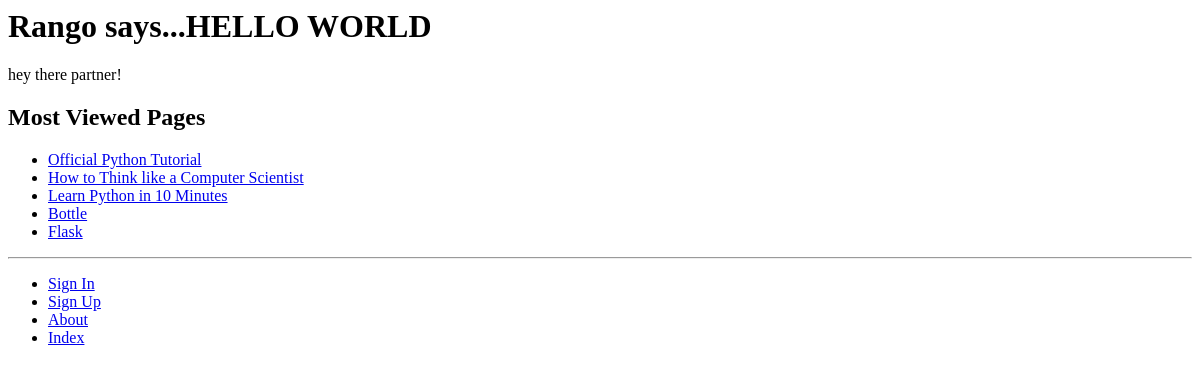
/, run on an earlier commit of the app's database.
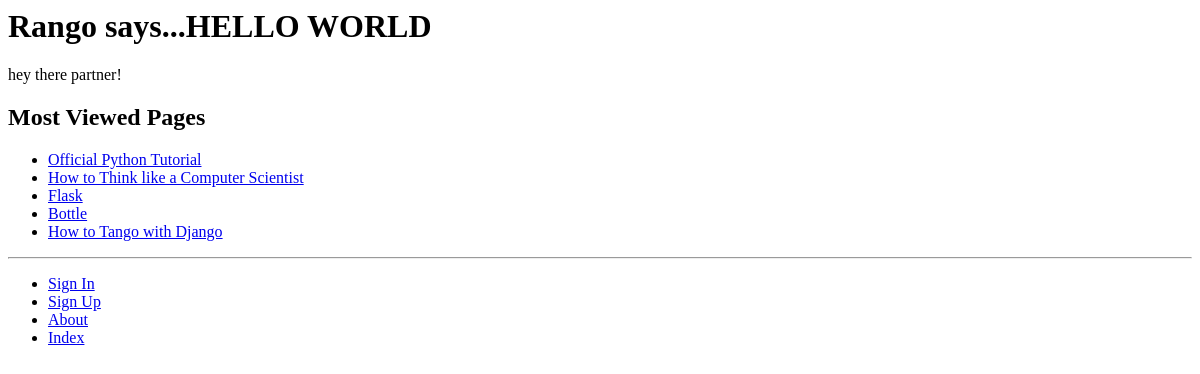
And on a later commit of the database.
### rango/models.py (models this page shows, shortened)
class Page(models.Model):
    category = models.ForeignKey(Category)
    title = models.CharField(max_length=128)
    url = models.URLField()
    views = models.IntegerField(default=0)

### rango/views.py (the view)
# urls.py: url(r'^$', views.index, name='index'),
def index(request):
    category_list = Category.objects.order_by('-likes')[:5]
    page_list = Page.objects.order_by('-views')[:5]
    context_dict = {'categories': category_list, 'pages': page_list}
    return render(request, 'rango/index.html', context_dict)

### templates/rango/index.html (shortened to what this page needs)
{% extends 'rango/base.html' %}
{% load staticfiles %}
{% block body_block %}
    <h1>Rango says...HELLO WORLD</h1>
    {% if user.is_authenticated %}
        howdy {{ user.username }}!
    {% else %}
        hey there partner!
    {% endif %}
     <h2>Most Viewed Pages</h2>
     <div>
        {% if pages %}
            <ul>
                {% for page in pages %}
                    <li>
                        <a href="{{ page.url }}">{{ page.title }}</a>
                    </li>
                {% endfor %}
            </ul>
            {% else %}
                <strong>There are no pages present.</strong>
            {% endif %}
    </div>
{% endblock %}

### templates/rango/base.html (shortened to what this page needs)
{% load rango_template_tags %}
{% load staticfiles %}
<html>
    <head>
        </head>
        <body>
            <div>
                {% block body_block %}
                {% endblock %}
            </div>
            <hr />
            <div>
                <ul>
                    {% if user.is_authenticated %}
                        <li><a href="{% url 'rango:restricted' %}">Restricted Page</a></li>
                        <li><a href="{% url 'rango:add_category' %}">Add New Category</a></li>
                            <div>
                                {% if categories %}
                                    <ul>
                                        {% for category in categories %}
                                            <li>
                                                <a href="{% url 'rango:show_category' category.slug %}">{{ category.name }}</a>
                                             </li>
                                        {% endfor %}
                                     </ul>
                                {% endif %}
                            </div>
                        <li><a href="{% url 'rango:logout' %}">Logout</a></li>
                    {% else %}
                        <li><a href="{% url 'rango:login' %}">Sign In</a></li>
                        <li><a href="{% url 'rango:register' %}">Sign Up</a></li>
                    {% endif %}
                    <li><a href="{% url 'rango:about' %}">About</a></li>
                    <li><a href="{% url 'rango:index' %}">Index</a></li>
                </ul>
            </div>
        </body>
</html>

What changed in the data, as far as the page shows it:
no longer on this page (row edited): Page: title "Learn Python in 10 Minutes"
changed Page "Flask": moves up the list
now on this page (row edited): Page: title "How to Tango with Django"
